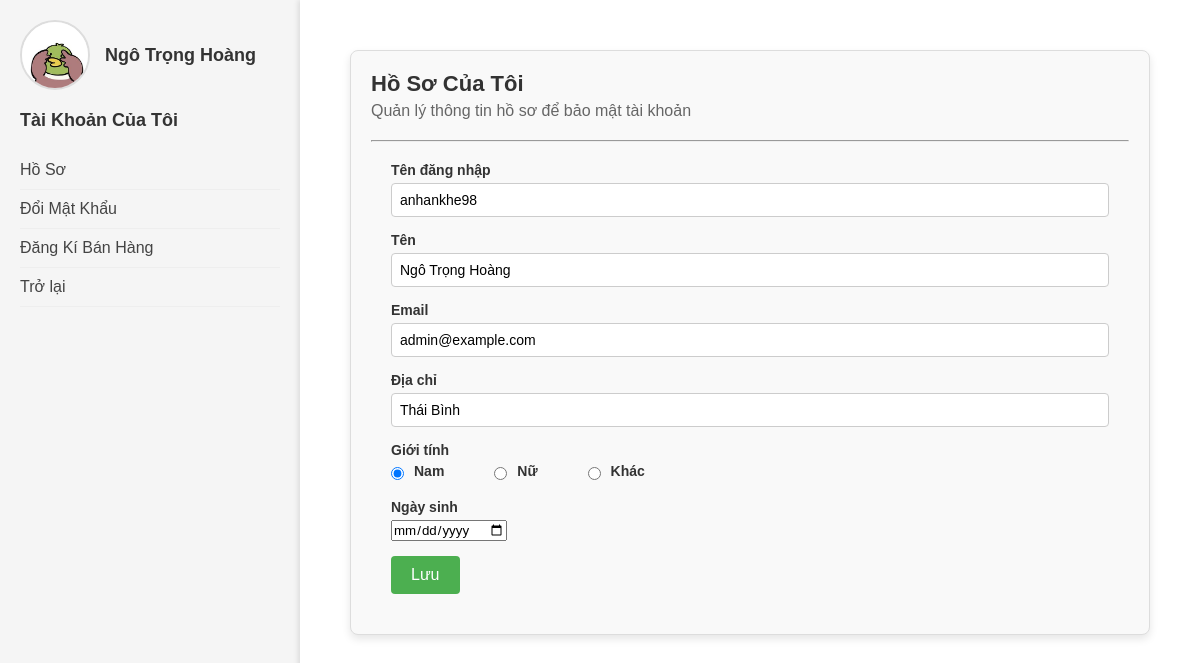
/webBTL/pages/profile.php (signed in), run on the app's committed database.
### tables this page shows
CREATE TABLE `users` (
  `UserId` int(11) NOT NULL,
  `Username` varchar(50) NOT NULL,
  `Password` varchar(255) NOT NULL,
  `Email` varchar(100) NOT NULL,
  `Role` enum('User','Seller','Admin') DEFAULT 'User',
  `Avatar` varchar(255) DEFAULT NULL,
  `Address` varchar(255) DEFAULT NULL,
  `FullName` varchar(255) DEFAULT NULL,
  `DateOfBirth` date DEFAULT '2000-01-01',
  `Gender` varchar(10) NOT NULL,
  `CartTotal` int(11) DEFAULT 0
);

### webBTL/pages/profile.php (the view, shortened to what this page needs)
<?php
include('../includes/db.php');
$role = $_SESSION['role'];
?>
<!DOCTYPE html>
<html lang="vi">
<head>
</head>
<body>
  <div class="body">
    <div class="trai">
      <?php
      $ten = $_SESSION['user'];
      $sql = "Select * from users where `Username` = '$ten' ";
      $result = mysqli_query($conn, $sql);
      while ($row = mysqli_fetch_array($result)) {
        $idd = $row['UserId'];
      ?>
        <div class="profile-section">
          <img class="avatar" src="<?php echo $row['Avatar'] ?>" alt="Avatar" />
          <div class="details">
            <div class="name"><?php echo $row['FullName']; ?></div>
          </div>
        </div>
        <div>
          <h3 style="font-size: 18px; color: #333; margin: 10px 0">
            Tài Khoản Của Tôi
          </h3>
          <ul class="menu">
            <li>Hồ Sơ</li>
            <li>Đổi Mật Khẩu</li>
            <?php if ($role == 'User'): ?>
              <li>Đăng Kí Bán Hàng</li>
            <?php endif; ?>
            <li><a href="../index.php" style="text-decoration: none;color:#444;">Trở lại</a></li>
          </ul>
        </div>
    </div>
    <div class="phai">
      <div id="profile-content" class="content-section">
        <p>Hồ Sơ Của Tôi</p>
        <p>Quản lý thông tin hồ sơ để bảo mật tài khoản</p>
        <hr />
        <form action="../logic/process_user_update.php" method="POST">
          <div class="form-group">
            <label for="username">Tên đăng nhập</label>
            <input type="text" id="username" name="username" value="<?php echo $row['Username']; ?>" />
          </div>
          <div class="form-group">
            <label for="name">Tên</label>
            <input type="text" id="name" name="fullname" value="<?php echo $row['FullName']; ?>" />
          </div>
          <div class="form-group">
            <label>Email</label>
            <input type="email" name="email" value="<?php echo $row['Email']; ?>" />
          </div>
          <div class="form-group">
            <label>Địa chỉ</label>
            <input type="text" name="address" value="<?php echo $row['Address']; ?>" />
          </div>
          <div class="form-group">
            <label>Giới tính</label>
            <div class="gender">
              <input type="radio" name="gender" id="male" value="Nam" <?php echo ($row['Gender'] == 'Nam') ? 'checked' : ''; ?> />
              <label for="male">Nam</label>
              <input type="radio" name="gender" id="female" value="Nữ" <?php echo ($row['Gender'] == 'Nữ') ? 'checked' : ''; ?> />
              <label for="female">Nữ</label>
              <input type="radio" name="gender" id="other" value="Khác" <?php echo ($row['Gender'] == 'Khác') ? 'checked' : ''; ?> />
              <label for="other">Khác</label>
            </div>
          </div>
          <div class="form-group">
            <label>Ngày sinh</label>
            <input type="date" name="date_of_birth" value="<?php echo $row['DateOfBirth']; ?>" />
          </div>
          <button type="submit" class="save-btn">Lưu</button>
        </form>
      </div>
          <?php
          $sql = "Select * from products where SellerId = '$idd'";
          $result = mysqli_query($conn, $sql);
          ?>
          <?php
          $sql = "Select * from users";
          $result = mysqli_query($conn, $sql);
          ?>
      <?php } ?>
    </div>
  </div>
</body>
</html>

### webBTL/pages/profile.php (style rules this page uses)
* { margin: 0; padding: 0; font-family: "Arial", sans-serif; box-sizing: border-box; }
body { background-color: #f0f0f0; }
.body { display: flex; min-height: 100vh; }
.trai { background-color: #f5f5f5; width: 25%; padding: 20px; box-shadow: 2px 0 5px rgba(0, 0, 0, 0.1); }
.profile-section { display: flex; align-items: center; margin-bottom: 20px; }
.avatar { width: 70px; height: 70px; border-radius: 50%; margin-right: 15px; border: 2px solid #ddd; }
.details { display: flex; flex-direction: column; }
.name { font-size: 18px; font-weight: bold; color: #333; }
.menu { margin-top: 20px; }
.menu li { list-style: none; padding: 10px 0; font-size: 16px; color: #444; cursor: pointer; border-bottom: 1px solid #eee; }
.phai { width: 75%; padding: 30px; background-color: #ffffff; box-shadow: -2px 0 5px rgba(0, 0, 0, 0.1); }
.phai p:first-child { font-size: 22px; font-weight: bold; color: #333; margin-bottom: 5px; }
.phai p:nth-child(2) { font-size: 16px; color: #666; margin-bottom: 20px; }
.content-section { max-width: 800px; margin: 0 auto; padding: 20px; background-color: #ffffff; box-shadow: 0 4px 8px rgba(0, 0, 0, 0.1); border-radius: 8px; margin-top: 50px; }
form { max-width: 800px; margin: 0 auto; padding: 20px; }
.form-group { margin-bottom: 15px; }
label { font-size: 14px; font-weight: bold; color: #333; display: block; margin-bottom: 5px; }
input[type="text"], input[type="email"], select { width: 100%; padding: 8px; font-size: 14px; border: 1px solid #ccc; border-radius: 4px; }
.gender { display: flex; align-items: center; }
.gender input[type="radio"] { margin-right: 10px; }
.gender label { margin-right: 50px; }
.save-btn { background-color: #4CAF50; color: white; padding: 10px 20px; border: none; border-radius: 4px; cursor: pointer; font-size: 16px; }
.content-section { font-family: Arial, sans-serif; padding: 20px; background-color: #f9f9f9; border: 1px solid #ddd; border-radius: 8px; max-width: 800px; margin: 20px auto; }

### data on the page
users: Avatar (picture), FullName "Ngô Trọng Hoàng", username "anhankhe98", fullname "Ngô Trọng Hoàng", email "admin@example.com", address "Thái Bình", Gender "☑ Nam", Gender "☐ Nữ", Gender "☐ Khác"
